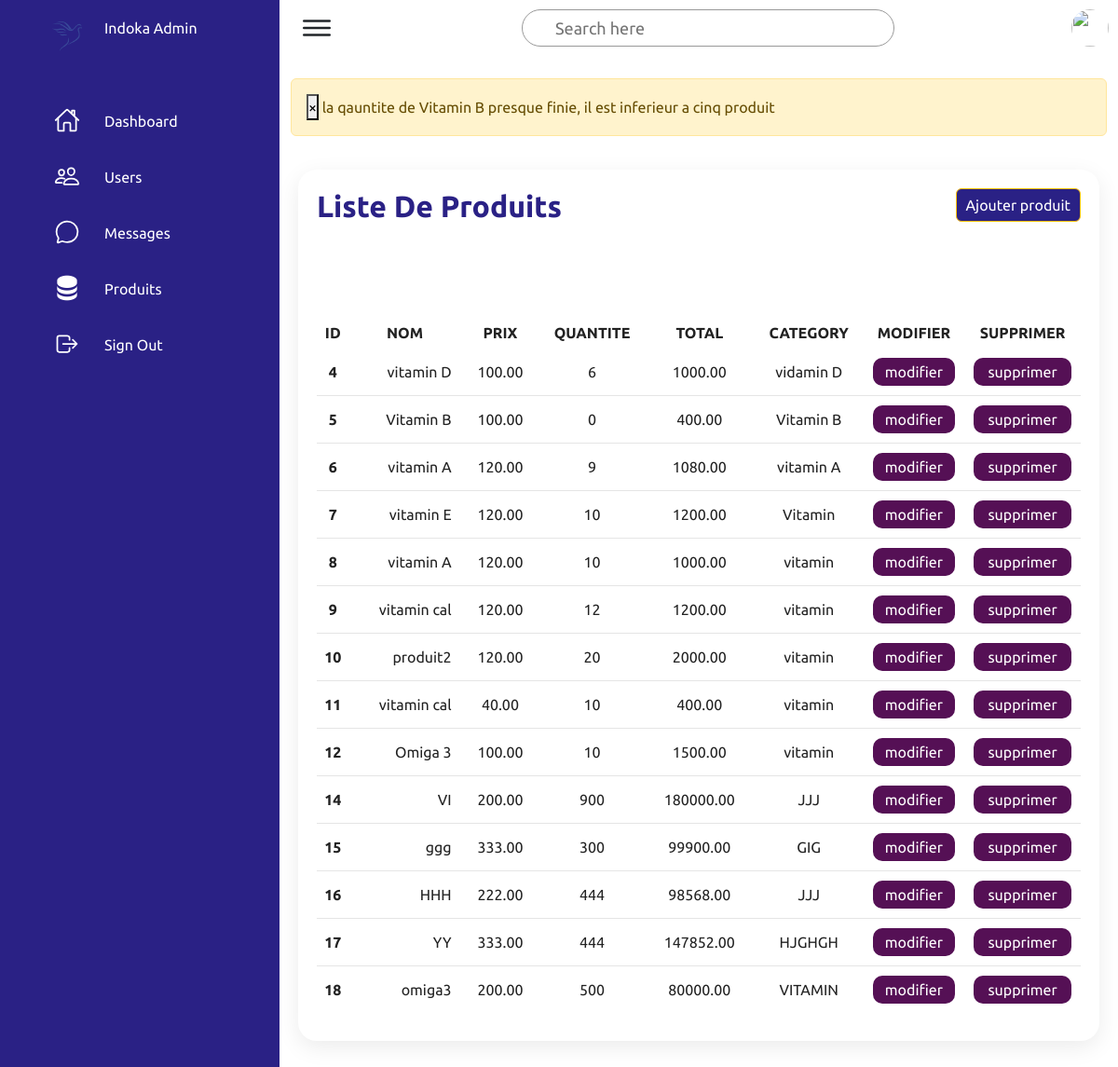
Screenshot of /Stock with the database file from the repository.
### Shop/models.py (models this page shows, shortened)
class Produit(models.Model):
     category =models.TextField(max_length=100)
     name = models.TextField(max_length=32)
     image = models.ImageField(upload_to= 'static/img',blank=True)
     quantity = models.IntegerField()
     price = models.DecimalField(max_digits =10, decimal_places=2)
     new_price = models.DecimalField(max_digits =10, decimal_places=2,default=0)
     total = models.DecimalField(max_digits =10 , decimal_places=2,null=True)
     TauxRemise = models.IntegerField()
     descreption =models.TextField(max_length=200)
     class Meta:
          verbose_name ="Produit"
          verbose_name_plural ="Produits"

### Shop/views.py (the view, shortened to what this page needs)
# urls.py: path('Stock', views.StockView.as_view(), name="Stock"),
class StockView(View):
    template_name = 'stock.html'
    product = Produit.objects.all()
    context={
        'product':product,
    }
    def get(self, request, *args, **kwargs):
        product = Produit.objects.all()
        for produit in product:
            if produit.quantity < 5 :
                messages.warning(request,f"la qauntite de {produit.name} presque finie, il est inferieur  a cinq produit")
        self.context['product'] = product
        return render(request, self.template_name,self.context)

### Shop/templates/stock.html (shortened to what this page needs)
{% extends "base.html" %}
{% load static %}
{% block content %}
            <div class="details">
                <div class="recentOrders">
                    <div class="cardHeader">
                        <h2>Liste De Produits</h2>
                        <a href="{% url 'Ajouter_Produit' %}" class="btn btn-warning">Ajouter produit</a>
                    </div>
                    <br><br><br>
                    <div class="outputs">
                     <table>
                         <thead>
                         <tr>
                             <th>id</th>
                             <th>nom</th>
                             <th>prix</th>
                             <th> quantite</th>
                             <th> Total</th>
                             <th> category</th>
                             <th>modifier</th>
                             <th>supprimer</th>
                         </tr>
                        </thead>
                         <tbody id="myTab">
                             {% if product %}
                             {% for produit in product %}
                             <tr>
                             <th scope="row">{{produit.pk}}</th>
                             <td>{{produit.name}}</td>
                             <td>{{produit.price}}</td>
                             <td>{{produit.quantity}}</td>
                             <td>{{produit.total}}</td>
                             <td>{{produit.category}}</td>
                             <form method="post" action="{% url 'up-produit' %}">
                             <td><button class="bton" type="submit"  data-toggle="modal" >modifier</button></td>
                             </form>
                             <form method="post" >
                             <td><button  class="bton" type="submit"  data-toggle="modal" >supprimer</button></td>
                             </form>
                            </tr>
                         {% endfor %}
                         {% endif %}
                       </tbody>
                     </table>
                    </div>
                 </div>
                </div>
 <br><br>
</body>
</html>
{% endblock content %}

### static/css/style5.css (style rules this page uses)
* { font-family: "Ubuntu", sans-serif; margin: 0; padding: 0; box-sizing: border-box; }
:root { --blue: #2a2185; --white: #fff; --gray: #f5f5f5; --black1: #222; --black2: #999; }
body { min-height: 100vh; overflow-x: hidden; }
.details { position: relative; width: 100%; padding: 20px; display: grid; grid-gap: 30px; }
.details .recentOrders { position: relative; display: grid; min-height: 500px; background: var(--white); padding: 20px; box-shadow: 0 7px 25px rgba(0, 0, 0, 0.08); border-radius: 20px; }
.details .cardHeader { display: flex; justify-content: space-between; align-items: flex-start; }
.cardHeader h2 { font-weight: 600; color: var(--blue); }
.cardHeader .btn { position: relative; padding: 5px 10px; background: var(--blue); text-decoration: none; color: var(--white); border-radius: 6px; }
.details table { width: 100%; border-collapse: collapse; margin-top: 10px; }
.details .recentOrders table tr { color: var(--black1); border-bottom: 1px solid rgba(0, 0, 0, 0.1); }
.details .recentOrders table tr:last-child { border-bottom: none; }
.details .recentOrders table tr td { padding: 10px; }
.details .recentOrders table tr td:last-child { text-align: end; }
.details .recentOrders table tr td:nth-child(2) { text-align: end; }
.details .recentOrders table tr td:nth-child(3) { text-align: center; }

### Shop/templates/stock.html (style rules this page uses)
* { margin:0; padding:0; }
body { font-size: system-ui; }
.bton { width: 100%; height: 30px; border: none; border-radius: 10px; cursor: pointer; background: #551055; transition: 0.5s; color: #fff; }
table { width: 100%; text-align: center; margin: 10px 0; }
table th { text-transform: uppercase; }
th,td { padding: 5px; }
a { color: #fff; text-decoration: none; }

### rows the page displays
Produit: pk "4", name "vitamin D", price "100.00", quantity "6", total "1000.00", category "vidamin D"
Produit: pk "5", name "Vitamin B", price "100.00", quantity "0", total "400.00", category "Vitamin B"
Produit: pk "6", name "vitamin A", price "120.00", quantity "9", total "1080.00", category "vitamin A"
Produit: pk "7", name "vitamin E", price "120.00", quantity "10", total "1200.00", category "Vitamin"
Produit: pk "8", name "vitamin A", price "120.00", quantity "10", total "1000.00", category "vitamin"
Produit: pk "9", name "vitamin cal", price "120.00", quantity "12", total "1200.00", category "vitamin"
Produit: pk "10", name "produit2", price "120.00", quantity "20", total "2000.00", category "vitamin"
Produit: pk "11", name "vitamin cal", price "40.00", quantity "10", total "400.00", category "vitamin"
Produit: pk "12", name "Omiga 3", price "100.00", quantity "10", total "1500.00", category "vitamin"
Produit: pk "14", name "VI", price "200.00", quantity "900", total "180000.00", category "JJJ"
Produit: pk "15", name "ggg", price "333.00", quantity "300", total "99900.00", category "GIG"
Produit: pk "16", name "HHH", price "222.00", quantity "444", total "98568.00", category "JJJ"
Produit: pk "17", name "YY", price "333.00", quantity "444", total "147852.00", category "HJGHGH"
Produit: pk "18", name "omiga3", price "200.00", quantity "500", total "80000.00", category "VITAMIN"

### other values shown
{{ message|safe }} "la qauntite de Vitamin B presque finie, il est inferieur a cinq produit"
